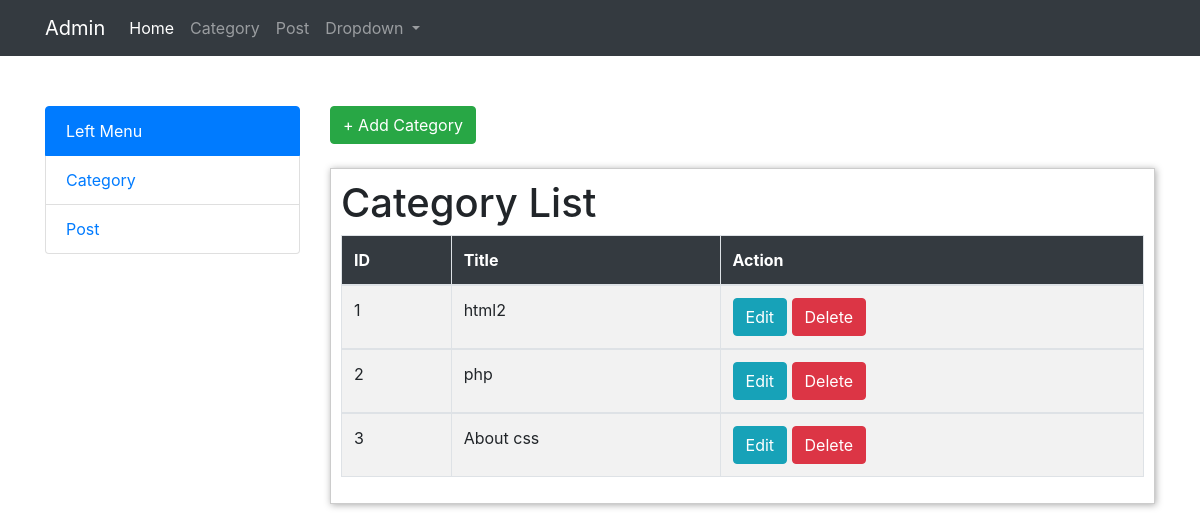
Screenshot of /admin/categories/index.php with the database file from the repository.
### tables this page shows
CREATE TABLE `categories` (
  `id` int(11) NOT NULL,
  `title` varchar(255) NOT NULL
);

### admin/categories/index.php (the view)
<?php require_once'../include/header.php';
require_once'../include/db_config.php';
$sql = "SELECT * FROM categories";
$result = mysqli_query($db_connection,$sql);
?>
<a href="create.php" class="btn btn-success">+ Add Category</a>
<br><br>
<div class="modify">
<h1>Category List</h1>
<table class="table table-bordered table-striped">
<thead class="bg-dark text-white">
    <th>ID</th>
    <th>Title</th>
    <th>Action</th>
</thead>
<?php
while($row = mysqli_fetch_assoc($result)){?>
<tbody>
    <tr>
        <td> <?php echo $row['id']; ?> </td>
        <td> <?php echo $row['title']; ?> </td>
        <td> <a href="edit.php?id=<?php echo $row['id'];?>" class="btn btn-info">Edit</a> <a href="delete.php?id=<?php echo $row['id'];?>" onclick="return confirm('Are yur sure?')" class="btn btn-danger">Delete</a> </td>
    </tr>
</tbody>
<?php   }  ?>
</table>
</div>
<?php require_once'../include/footer.php'; ?>

### admin/assets/css/style.css (style rules this page uses)
.modify { padding: 10px; border: 1px solid #ccc; box-shadow: 1px 1px 7px #aaa; }

### rows the page displays
categories: id "1", title "html2"
categories: id "2", title "php"
categories: id "3", title "About css"
